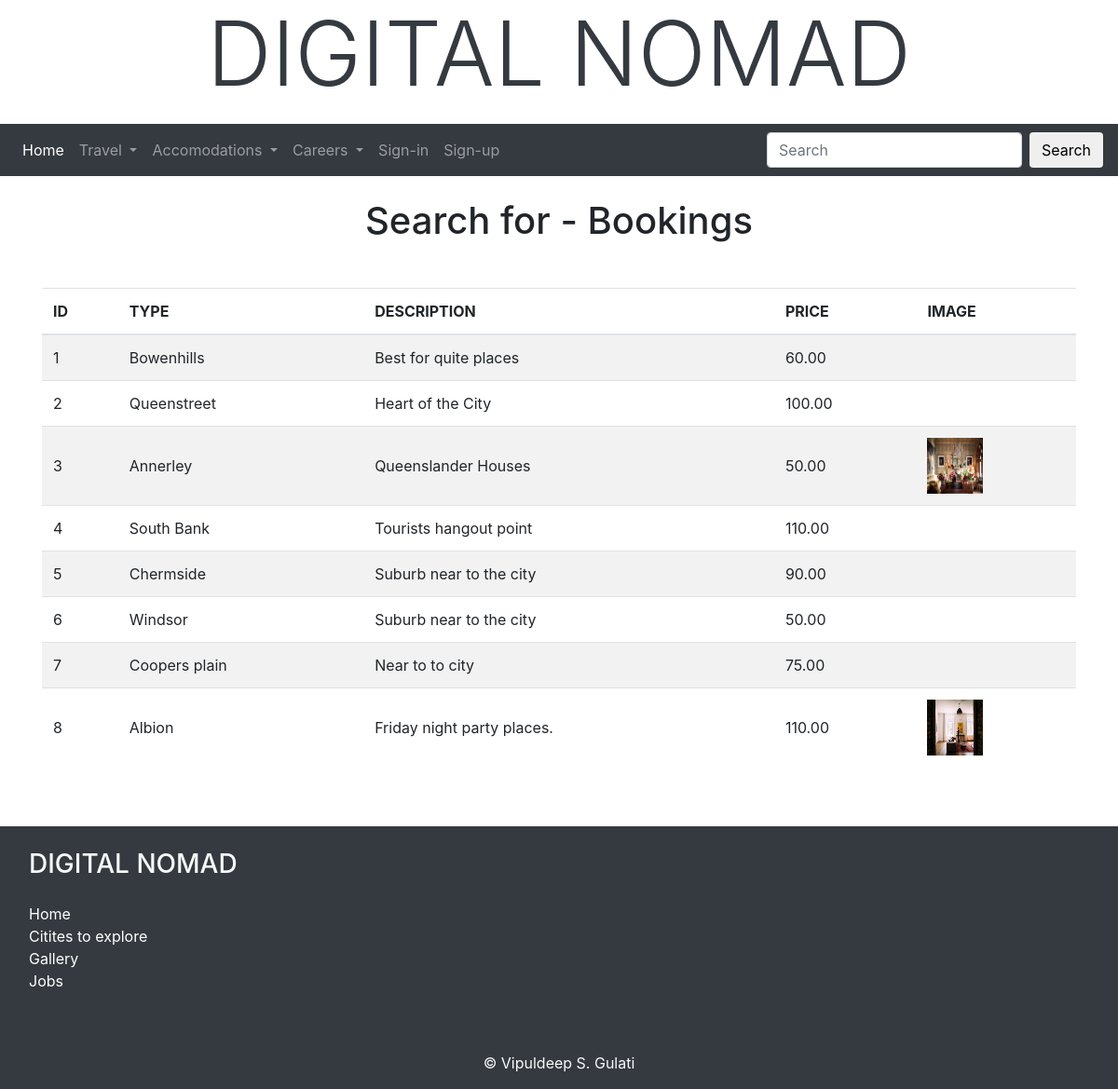
Screenshot of /search.php with the database file from the repository.
### tables this page shows
CREATE TABLE `products` (
  `id` int(11) NOT NULL,
  `type` varchar(20) NOT NULL,
  `description` varchar(50) DEFAULT NULL,
  `price` int(11) NOT NULL,
  `image` varchar(50) NOT NULL
);

### search.php (the view, shortened to what this page needs)
<!DOCTYPE html>
<html lang="en">
<head>
    <link rel="stylesheet" href="https://maxcdn.bootstrapcdn.com/bootstrap/4.1.3/css/bootstrap.min.css">
    <link rel="stylesheet" href="css/buttons.css">
    <link rel="stylesheet" href="css/footer.css">
     <link rel="stylesheet" href="css/booking.css">
     <link rel="stylesheet" href="css/media.css">
</head>
<body onLoad="run_first()">
<?php include("include/banner.inc") ?>
<?php include("include/nav.inc") ?>
    <div class="container">
    <?php
        $conn  = db_connect();
        $key = '';
		$sql = "SELECT * FROM products";
        $sql = $sql . " WHERE (type like '%$key%') or (description like '%$key%');";
		$result = $conn -> query($sql);
		print "<h1 class=\"text-center my-4\">Search for - Bookings</h1>\n";
		print "<div class=\"table-responsive my-5\">\n";
		print "<table class=\"table table-striped\">\n";
            print "<thead>\n";
				print "<tr>\n";
					while ($field = $result -> fetch_field())
					{
  						print "<th>" . strtoupper($field->name) . "</th>\n";
					}
      			print "</tr>\n";
    		print "</thead>\n";
    		print "<tbody>\n";
                while ($row = $result -> fetch_assoc()){
                    $id = $row["id"];
                    $type = $row["type"];
                    $description = $row["description"];
                    $price = number_format($row["price"],2);
                    $image = $row["image"];
      			    print "<tr>\n";
                    print "<td class=\"align-middle\">$id</td>\n";
                    if($type)
                        print "<td class=\"align-middle\">$type</td>\n";
                    else
                        print "<td class=\"align-middle\">&nbsp;</td>\n";;
                    if($description)
                        print "<td class=\"align-middle\">$description</td>\n";
                    else
                        print "<td class=\"align-middle\">&nbsp;</td>\n";
                    if($price)
                        print "<td class=\"align-middle\">$price</td>\n";
                    else
                        print "<td class=\"align-middle\">&nbsp;</td>\n";
                    if (@file_exists($image))
                    {
                        print "<td class=\"align-middle\"><img src = $image width=60 height=60></td>\n";
                    }
                    else
                    {
                        print "<td class=\"align-middle\">&nbsp;</td>\n";;
                    }
      			    print "</tr>\n";
                }
    		print "</tbody>\n";
        print "</table>\n";
        print "</div>\n";
	?>
    </div>
	<?php include("include/footer.inc") ?>
</body>
</html>

### include/banner.inc (shortened to what this page needs)
<div id="banner" class="container-fluid" style="padding-bottom: 10px;">
    <h1 class="text-center display-1 text-dark" style="float: center" >DIGITAL NOMAD</h1>
</div>

### include/nav.inc (shortened to what this page needs)
<nav class="container-fluid navbar navbar-expand-lg bg-dark navbar-dark">
       <div class="collapse navbar-collapse" id="collapsibleNavbar">
           <ul class="navbar-nav md-auto">
               <li class="nav-item"><a class="nav-link" id="0" onClick="nav_item_selected(0)" href="index.php">Home</a></li>
               <li class="nav-item dropdown">
                   <a class="nav-link dropdown-toggle" href="#" id="1" onClick="nav_item_selected(1)" data-toggle="dropdown">
                       Travel
                   </a>
               </li>
               <li class="nav-item dropdown">
                   <a class="nav-link dropdown-toggle" href="#" id="2" onClick="nav_item_selected(2)" data-toggle="dropdown">
                   Accomodations
                   </a>
               </li>
               <li class="nav-item dropdown">
                   <a class="nav-link dropdown-toggle" href="#" id="3" onClick="nav_item_selected(3)" data-toggle="dropdown">
                   Careers
                   </a>
               </li>
              <?php if(isset($_SESSION['valid_user'])): ?>
               <li class="nav-item">
                   <a class="nav-link" href="member_only.php" id="4" onClick="nav_item_selected(4)"><?php echo $_SESSION['name']; ?></a>
               </li>
               <li class="nav-item">
                   <a class="nav-link" href="logout.php" id="5" onClick="nav_item_selected(4)">Sign-out</a>
               </li>
               <?php else: ?>
               <li class="nav-item">
                   <a class="nav-link" href="login.php" id="4" onClick="nav_item_selected(4)">Sign-in</a>
               </li>
               <li class="nav-item">
                   <a class="nav-link" href="member.php" id="5" onClick="nav_item_selected(5)">Sign-up</a>
               </li>
               <?php endif; ?>
           </ul>
       </div>
       <form class="form-inline" action="search.php">
           <input class="form-control mr-sm-2" type="Search" name="key" placeholder="Search">
           <button class="btn light my-sm-0" type="submit">Search</button>
       </form>
   </nav>

### include/footer.inc (shortened to what this page needs)
<footer class="page-footer font-small bg-dark pt-4">
	<div class="container-fluid text-center text-md-left">
      <div class="row">
          <div class="col-md-3 mb-3">
            <h3 class="text-uppercase text-light px-3">Digital Nomad</h3>
            <ul class="list-unstyled px-3 py-3">
              <li>
                <a href="index.php">Home</a>
              </li>
              <li>
                <a href="citiestoexplore.php">Citites to explore</a>
              </li>
              <li>
                <a href="gallery.php">Gallery</a>
              </li>
              <li>
                <a href="jobs.php?jt=job">Jobs</a>
              </li>
            </ul>
          </div>
      </div>
    </div>
    <div class="footer-copyright text-center text-light py-3">© Vipuldeep S. Gulati</div>
  </footer>

### css/footer.css (style rules this page uses)
.list-unstyled a { text-decoration: none; color: white; }

### css/media.css (style rules this page uses)
@media only screen and (min-width: 576px) { h3 { font-size: 4px; } }

### rows the page displays
products: id "1", type "Bowenhills", description "Best for quite places", price "60.00"
products: id "2", type "Queenstreet", description "Heart of the City", price "100.00"
products: id "3", type "Annerley", description "Queenslander Houses", price "50.00", image (picture)
products: id "4", type "South Bank", description "Tourists hangout point", price "110.00"
products: id "5", type "Chermside", description "Suburb near to the city", price "90.00"
products: id "6", type "Windsor", description "Suburb near to the city", price "50.00"
products: id "7", type "Coopers plain", description "Near to to city", price "75.00"
products: id "8", type "Albion", description "Friday night party places.", price "110.00", image (picture)

### other values shown
$field->name "ID"
$field->name "TYPE"
$field->name "DESCRIPTION"
$field->name "PRICE"
$field->name "IMAGE"
